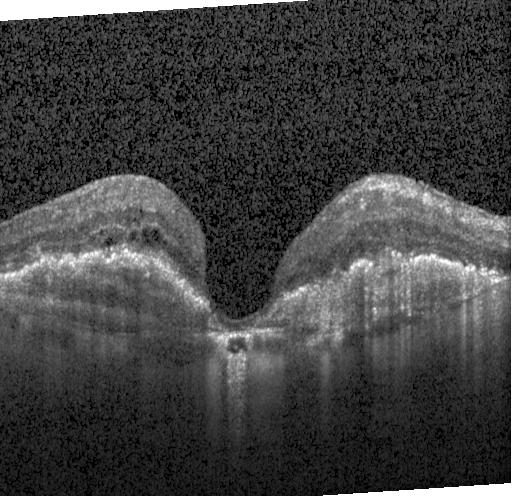
#> input picture Project-Part-1/CNV-1188386-4.jpg, 512 x 496 px, found by its file name; its folder holds only this picture in this run
$ python studetn2.py
#> lines starting #> are read from the running program, lines starting #| are printed output that depends on the picture; long printed decimals are rounded
import cv2
import numpy as np
import matplotlib.pyplot as plt
import os

# Directory containing images
img_dir = 'Project-Part-1'
img_files = [f for f in os.listdir(img_dir) if f.endswith('.jpg')]

def rgb_to_gray(image):
    return cv2.cvtColor(image, cv2.COLOR_BGR2GRAY)

def normalize_channels(image):
    image = image.astype(np.float32) + 1e-6
    sum_channels = np.sum(image, axis=2, keepdims=True)
    normalized = image / sum_channels
    return normalized

def gamma_correction(image, gamma=0.5):
    corrected = np.power(image, gamma)
    return np.clip(corrected * 255.0, 0, 255).astype(np.uint8)

def alpha_blend(img1, img2):
    alpha_blended = np.clip(img1 * 0.5 + img2 * (1-0.5), 0, 255).astype(np.uint8) # alpha = 0.5
    return alpha_blended

def piecewise_contrast_stretch(img, t):
    img = img.astype(np.float32)
    output = np.zeros_like(img)

    mask1 = img <= t
    mask2 = img > t

    output[mask1] = (img[mask1] / (t + 1e-6)) * 127
    output[mask2] = ((img[mask2] - t) / (255 - t + 1e-6)) * 128 + 127

    return np.clip(output, 0, 255).astype(np.uint8)

def compute_eme(image, window_size=8):
    eme_total = 0
    h, w = image.shape
    for i in range(0, h, window_size):
        for j in range(0, w, window_size):
            block = image[i:i+window_size, j:j+window_size]
            if block.size == 0 or np.min(block) == 0:
                continue
            Imax = np.max(block)
            Imin = np.min(block)
            if Imin == 0:
                Imin = 1  # to avoid division by 0
            eme_total += 20 * np.log10(Imax / Imin)
    return eme_total


for file in img_files:
    # Load image
    path = os.path.join(img_dir, file)
    img = cv2.imread(path)
#> img is the input picture: shape (496, 512, 3); min 0, max 255, mean 64.7
    img_rgb = cv2.cvtColor(img, cv2.COLOR_BGR2RGB)

    # Step 1: Convert to grayscale
    gray = rgb_to_gray(img)

    # Step 2: Normalize RGB channels
    norm = normalize_channels(img)
#> in normalize_channels, `normalized = image / sum_channels`:
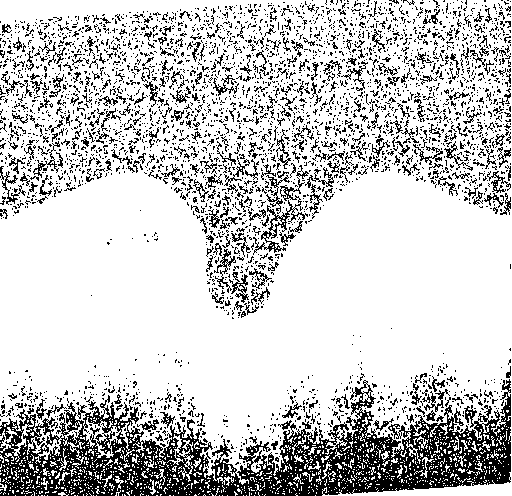
#> normalized: shape (496, 512, 3) float32; values 0.333 (black) and 0.333 (white), 78.8% white; black in thin lines or dots

    # Step 3: Difference
    gray_3ch = np.stack([gray]*3, axis=2).astype(np.float32) / 255.0
    difference = np.abs(gray_3ch - norm)
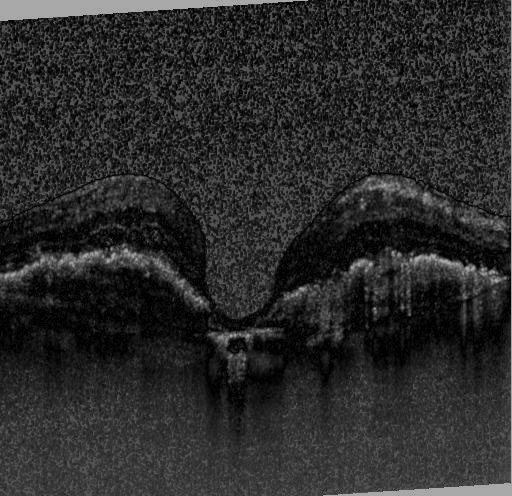
#> difference: shape (496, 512, 3) float32; min 0, max 0.667, mean 0.169

    # Step 4: Gamma correction
    gamma_corrected = gamma_correction(difference)
#> in gamma_correction, `corrected = np.power(image, gamma)`:
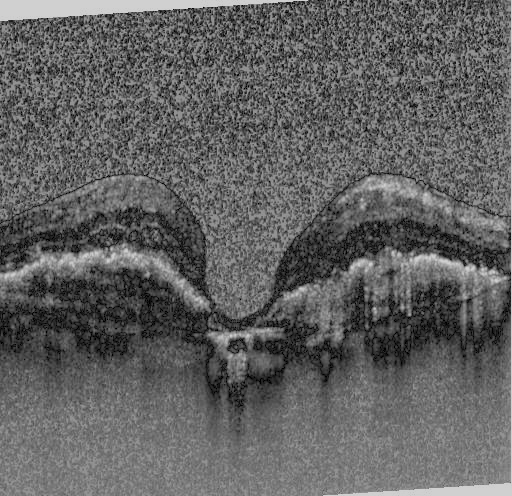
#> corrected: shape (496, 512, 3) float32; min 0, max 0.816, mean 0.384

    # Step 5: Convert gamma-corrected image to grayscale
    gamma_gray = rgb_to_gray(gamma_corrected)

    # Step 6: Alpha blending
    blended = alpha_blend(gray, gamma_gray)
#> in alpha_blend, `alpha_blended = np.clip(img1 * 0.5 + img2 * (1-0.5), 0, 255).astype(np..`:
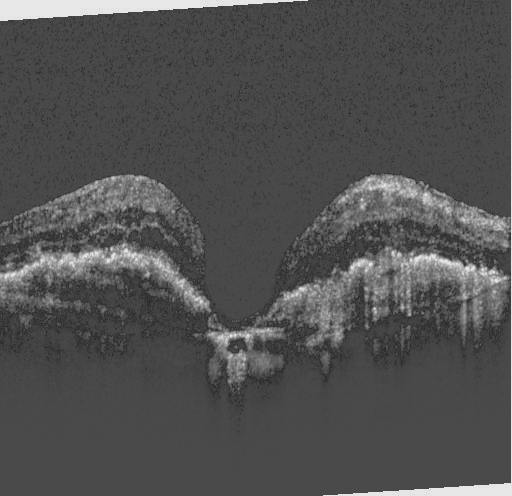
#> alpha_blended: shape (496, 512); min 42, max 231, mean 80.8

    # Step 7: Contrast enhancement
    best_t = 0
    best_eme = -1
    best_img = None

    for t in range(256):
        stretched = piecewise_contrast_stretch(blended, t)
        eme = compute_eme(stretched)
        if eme > best_eme:
            best_eme = eme
            best_t = t
            best_img = stretched
#> this loop made 256 passes
#> (eme, best_eme) on passes 1, 3, 4, 9, 11, 12, 14, 16, 17, 19, 21, 23: (3630, 3630), (3676.5, 3676.5), (3773.3, 3773.3), (3854.4, 3854.4), (3888.3, 3888.3), (3928.9, 3928.9), (3945.4, 3945.4), (3981.6, 3981.6), (4085.7, 4085.7), (4106.5, 4106.5), (4149.4, 4149.4), (4183.7, 4183.7)
#> eme on passes 2, 5, 6, 7, 8, 10: 3622.4, 3681.8, 3765.8, 3709.4, 3748.9, 3772.8
#> pass 1, `stretched = piecewise_contrast_stretch(blended, t)`:
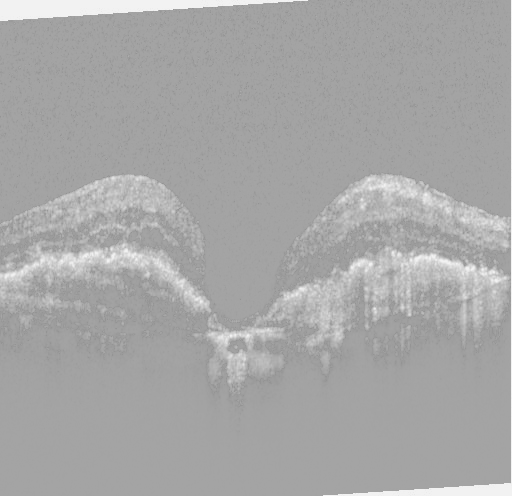
#> stretched: shape (496, 512); min 148, max 242, mean 167.2
#> after the loop:
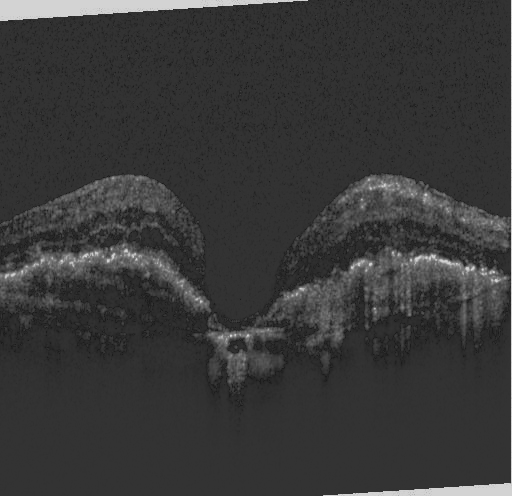
#> best_img: shape (496, 512); min 28, max 211, mean 56.5
#> after the loop:
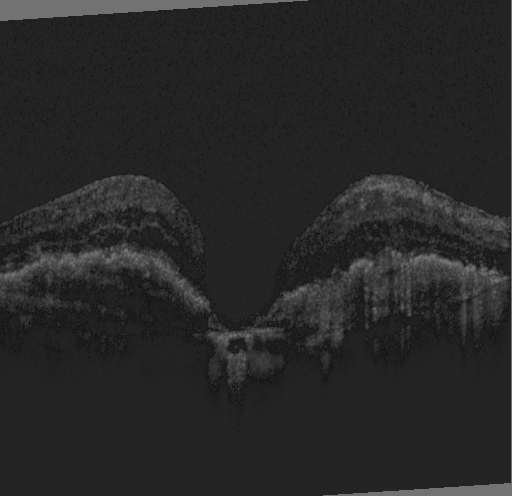
#> stretched: shape (496, 512); min 20, max 115, mean 39.6
#> after the loop, best_eme = 16111.1; best_t = 184

    print(f"Optimal t = {best_t} with EME = {best_eme}")
#| Optimal t = 184 with EME = 16111.147

    final = best_img

    # # Save the final contrast-enhanced image
    # output_path = os.path.join(img_dir, f'final_{file}')
    # cv2.imwrite(output_path, final)

    # Plot all 7 stages
    plt.figure(figsize=(20, 8))
    plt.suptitle(f'Processing: {file}', fontsize=16)

    plt.subplot(2, 4, 1)
    plt.imshow(cv2.cvtColor(img, cv2.COLOR_BGR2RGB))
    plt.title('Original')
    plt.axis('off')

    plt.subplot(2, 4, 2)
    plt.imshow(gray, cmap='gray')
    plt.title('Grayscale')
    plt.axis('off')

    plt.subplot(2, 4, 3)
    plt.imshow(norm)
    plt.title('Normalized RGB')
    plt.axis('off')

    plt.subplot(2, 4, 4)
    plt.imshow(difference)
    plt.title('Difference (Norm - Gray)')
    plt.axis('off')

    plt.subplot(2, 4, 5)
    plt.imshow(gamma_corrected, cmap='gray')
    plt.title('Gamma Corrected')
    plt.axis('off')

    plt.subplot(2, 4, 6)
    plt.imshow(blended, cmap='gray')
    plt.title('Alpha Blended')
    plt.axis('off')

    plt.subplot(2, 4, 7)
    plt.imshow(final, cmap='gray')
    plt.title(f'Contrast Enhanced (t={best_t})')
    plt.axis('off')

    plt.tight_layout()
    plt.show()
